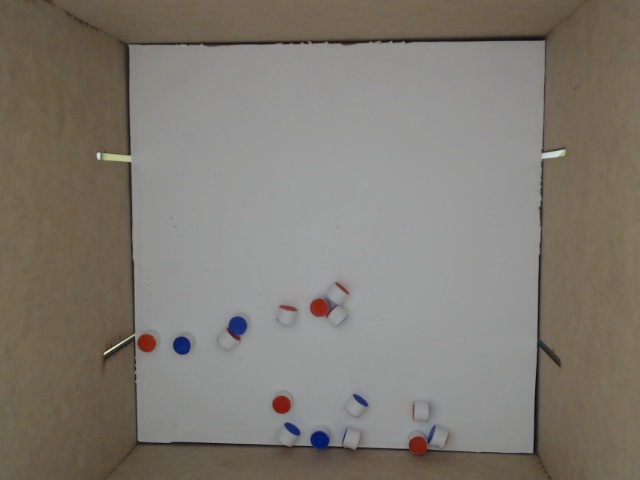
#> input picture AI/cilindros/V3/1.5_v3/11.jpeg, 640 x 480 px, given in place of 68.jpeg, which was not available
$ python aleatorio_main.py   (older library calls are emulated)
#> lines starting #> are read from the running program, lines starting #| are printed output that depends on the picture; after the words box and inside, x2 and y2 are one past the last pixel; in counts of white or black regions, pixels touching at a corner belong together; pictures that were not available may be replaced by others from this repository, and a replacement may not be noted
### AI/aleatorio.py
from cv2 import imshow
import circle, color
import cv2
import numpy as np
import imutils
from prettytable import PrettyTable
import random

def analise(frame):
    detected_circles = circle.analise_circle(frame)

    try:
        for n in range(len(detected_circles[0])):
            frame_cor = frame.copy()
            cor = color.analise_color(circle.cut_circle(frame_cor, detected_circles, n))
            if cor == "blue":
                cilindros["blue"] += 1
            else:
                cilindros["red"] += 1
    except:
        pass

# [7 lines left out: function p, not called in this run]


pasta =  './cilindros/cartolina/V3/1.5_v3/'
n_amostra_parcial = 25
n_amostra_total = 100

qnt_inicial = 16
cilindros = {"red": 0, "blue": 0}

pos = [int(i) for i in range(n_amostra_total)]

N = 2
for i in range(N):
    random.shuffle(pos)

qnt = qnt_inicial
for i in range(n_amostra_parcial):
    frame_path = pasta + str(pos[i]) + '.jpeg'
    frame = cv2.imread(frame_path, cv2.IMREAD_COLOR)
#> frame is the input picture: shape (480, 640, 3); mean B, G, R 114.1, 122.4, 127.8
    frame = imutils.resize(frame, width=600)
#> frame: shape (450, 600, 3)

    analise(frame)
    qnt += qnt_inicial

qnt -= qnt_inicial

def pegar():
    return p(0)

### AI/circle.py
import cv2
from cv2 import imshow
import numpy as np
import imutils

#kernels

sharp_kernel1 = np.array([[-1, -1, -1], [-1, 9, -1], [-1, -1, -1]])
sharp_kernel2 = np.array([[0, -1, 0], [-1, 5,-1], [0, -1, 0]])
laplacian_kernel = np.array([[0,0,-1,0,0],[0,-1,-2,-1,0],[-1,-2,16,-2,-1],[0,-1,-2,-1,0],[0,0,-1,0,0]])

def sharp_blur(frame, kernel):
    frame = cv2.GaussianBlur(frame, (5, 5), 0)
    image_sharp = cv2.filter2D(src=frame, ddepth=-1, kernel = kernel)
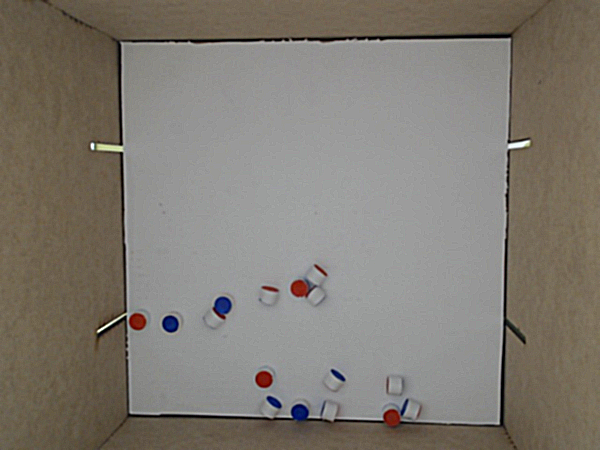
#> image_sharp: shape (450, 600, 3); mean of channels 0, 1, 2 114.2, 122.5, 127.8; drawn as B, G, R
    image_sharp = cv2.GaussianBlur(image_sharp, (5, 5), 0)

    return image_sharp

def laplacian(frame):
    ddepth = cv2.CV_16S
    kernel_size = 3

    laplacian = cv2.filter2D(src=frame, ddepth = -1, kernel = laplacian_kernel)

    #laplacian = cv2.Laplacian(frame, ddepth = -1, ksize=3)
    #laplacian = cv2.convertScaleAbs(laplacian)

    return laplacian

def threshold(frame):
    thres = cv2.threshold(frame,0,255,cv2.THRESH_BINARY+cv2.THRESH_OTSU)[1]
    thres = sharp_blur(thres, sharp_kernel1)

    return thres

def pre(frame):

    kernel = np.ones((3,3),np.uint8)

    frame = sharp_blur(frame, sharp_kernel1)

    hsv = cv2.cvtColor(frame, cv2.COLOR_BGR2HSV)
#> hsv: shape (450, 600, 3); mean H, S, V 35.1, 35.7, 128.7

    low_white = np.array([0, 42, 0])
    high_white = np.array([179, 255, 255]) #90 to 179
    white_mask = cv2.inRange(hsv, low_white, high_white)
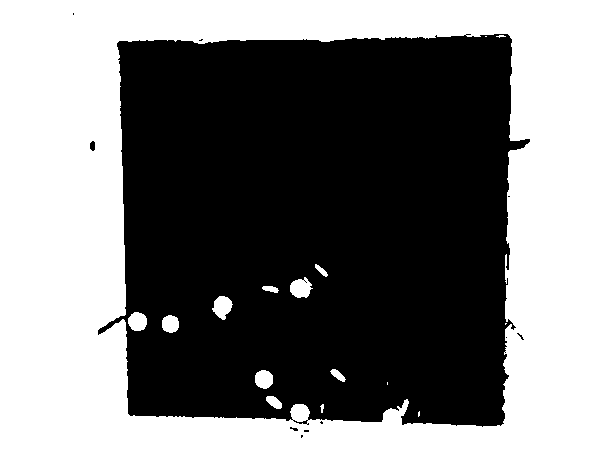
#> white_mask: shape (450, 600); 46.6% white; 16 white regions (5 under 20 px), largest, box (x1, y1, x2, y2) and area: (0, 0, 600, 450) 123851, (290, 277, 313, 298) 333, (212, 296, 233, 320) 326

    low_brown = np.array([5, 10, 10])
    high_brown = np.array([80, 180, 200])
    brown_mask = cv2.inRange(hsv, low_brown, high_brown)
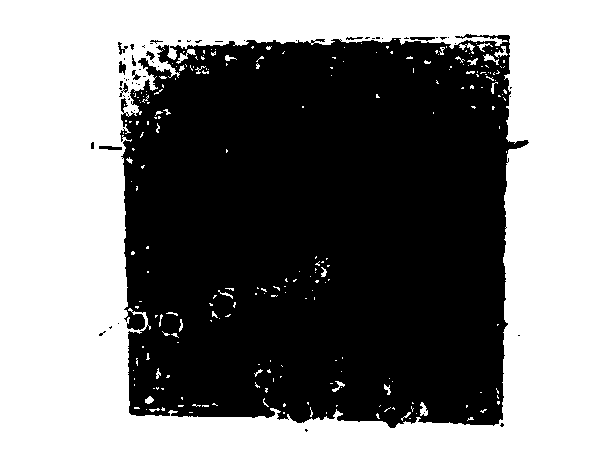
#> brown_mask: shape (450, 600); 48.2% white; 238 white regions (207 under 20 px), largest, box (x1, y1, x2, y2) and area: (0, 0, 600, 450) 127976, (176, 49, 196, 64) 98, (420, 402, 428, 416) 73

    low_falha = np.array([90, 30, 100])
    high_falha = np.array([115, 80, 160])
    falha_mask = cv2.inRange(hsv, low_falha, high_falha)
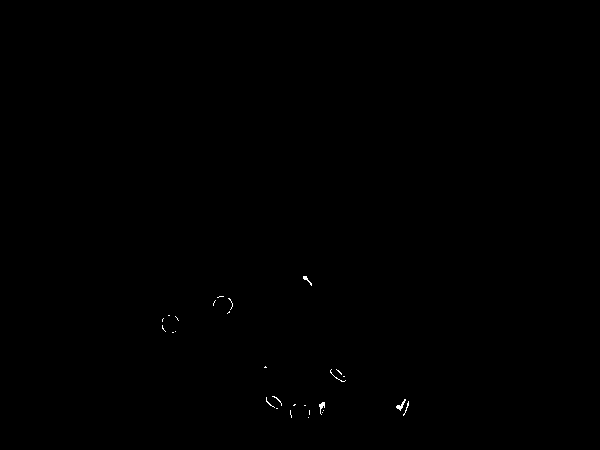
#> falha_mask: shape (450, 600); 0.1% white in thin lines or dots, all inside (x1, y1, x2, y2) = (162, 276, 409, 418)

    mask =  white_mask & cv2.bitwise_not(falha_mask) & cv2.bitwise_not(brown_mask)
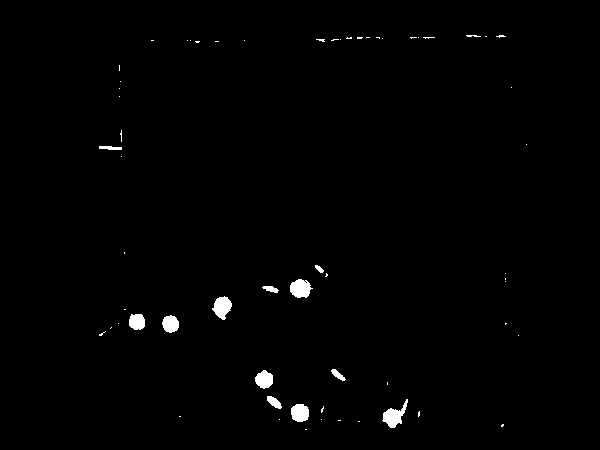
#> mask: shape (450, 600); 0.94% white; 61 white regions (48 under 20 px), largest, box (x1, y1, x2, y2) and area: (382, 399, 408, 428) 331, (290, 279, 313, 298) 314, (212, 296, 232, 320) 304
    masked = cv2.bitwise_and(frame, frame, mask=mask)

    frame = mask

    frame = sharp_blur(frame, sharp_kernel1)
    frame = laplacian(frame)

    frame = threshold(frame)
#> in threshold, `thres = cv2.threshold(frame,0,255,cv2.THRESH_BINARY+cv2.THRESH_OTSU)[1]`:
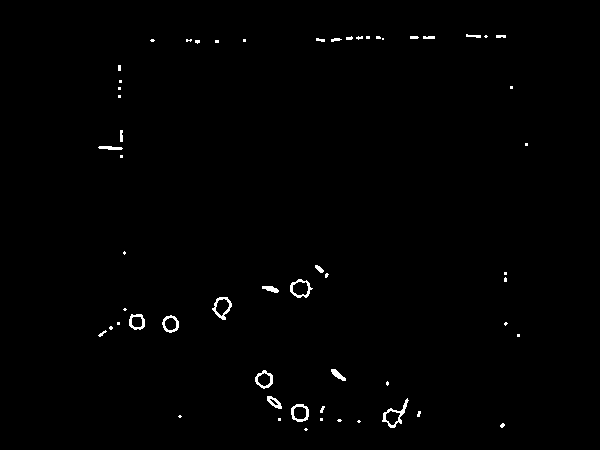
#> thres: shape (450, 600); 0.75% white in thin lines or dots, all inside (x1, y1, x2, y2) = (98, 34, 528, 431)
    frame = sharp_blur(frame, sharp_kernel1)


    return frame

# [7 lines left out: function old_pre, not called in this run]


def circles(img):
    detected_circles = cv2.HoughCircles(img,
                          cv2.HOUGH_GRADIENT,
                          dp=1,
                          minDist= 10,
                          param1=20,
                          param2=18,
                          minRadius= 6,
                          maxRadius=12)
#> detected_circles = [[299.5, 411.5, 9.6], [263.5, 378.5, 9.1], [170.5, 323.5, 8.2], [224.5, 305.5, 7.4], [299.5, 287.5, 6.9]]

    return detected_circles


def see_circles(detected_circles, img):
    if detected_circles is not None:

        detected_circles = np.uint16(np.around(detected_circles))
#> detected_circles = [[300, 412, 10], [264, 378, 9], [170, 324, 8], [224, 306, 7], [300, 288, 7]]

        for pt in detected_circles[0, :]:
            a, b, r = pt[0], pt[1], pt[2]
            cv2.circle(img, (a, b), r, (0, 255, 0), 1)
            cv2.circle(img, (a, b), 1, (0, 0, 255), 1)
#> this loop made 5 passes
        cv2.imshow("Detected Circle", img)
        cv2.waitKey(0)

def analise_circle(frame):
    img = pre(frame)
    detected_circles = circles(img)
    show_img = frame.copy()
    see_circles(detected_circles, show_img)
    return detected_circles


def cut_circle(frame, detected_circles, n):
    x, y, r =  [round(i) for i in detected_circles[0][n]]

    dimention = [frame.shape[0], frame.shape[1]]
    r_mask = max(dimention)
    cv2.circle(frame, (x, y), r+(round(r_mask/2)), (255, 255, 255), r_mask)
    return frame


'''

import cv2
import numpy as np
import imutils


def pre(frame):

    hsv = cv2.cvtColor(frame, cv2.COLOR_BGR2HSV)


    low_white = np.array([0, 42, 0])
    high_white = np.array([179, 255, 255]) #90 to 179
    white_mask = cv2.inRange(hsv, low_white, high_white)

    low_brown = np.array([5, 10, 10])
    high_brown = np.array([70, 140, 180])
    brown_mask = cv2.inRange(hsv, low_brown, high_brown)

    low_falha = np.array([90, 30, 100])
    high_falha = np.array([115, 80, 160])
    falha_mask = cv2.inRange(hsv, low_falha, high_falha)

    mask =  white_mask & cv2.bitwise_not(falha_mask) & cv2.bitwise_not(brown_mask)
    masked = cv2.bitwise_and(frame, frame, mask=mask)
    #cv2.imshow("mask", masked)
    #cv2.waitKey(0)

    grey = mask


    #grey = cv2.cvtColor(frame, cv2.COLOR_BGRA2GRAY)

    #blur
    kernel = np.ones((5,5),np.uint8)
    grey = cv2.GaussianBlur(grey,(9,9),0)
    grey = cv2.morphologyEx(grey, cv2.MORPH_OPEN, kernel)
    grey = cv2.morphologyEx(grey, cv2.MORPH_CLOSE, kernel)

    # [11 lines of commented-out code are left out]

    img = grey
    return img

def circles(img):
    detected_circles = cv2.HoughCircles(img,
                          cv2.HOUGH_GRADIENT,
                          dp=1,
                          minDist= 10,
                          param1=50,
                          param2=13,
                          minRadius= 1,
                          maxRadius=15)

    return detected_circles


def see_circles(detected_circles, img):
    if detected_circles is not None:

        detected_circles = np.uint16(np.around(detected_circles))

        for pt in detected_circles[0, :]:
            a, b, r = pt[0], pt[1], pt[2]
            cv2.circle(img, (a, b), r, (0, 255, 0), 1)
            cv2.circle(img, (a, b), 1, (0, 0, 255), 1)
        cv2.imshow("Detected Circle", img)
        cv2.waitKey(0)

def analise_circle(frame):
    img = pre(frame)
    detected_circles = circles(img)
    show_img = frame.copy()
    see_circles(detected_circles, show_img)
    return detected_circles


def cut_circle(frame, detected_circles, n):
    x, y, r =  [round(i) for i in detected_circles[0][n]]

    dimention = [frame.shape[0], frame.shape[1]]
    r_mask = max(dimention)
    cv2.circle(frame, (x, y), r+(round(r_mask/2)), (255, 255, 255), r_mask)
    return frame


'''

### AI/color.py
import numpy as np
import cv2

'''
lower = {'red': (0, 50, 70),
         'green': (36, 0, 0),
         'blue': (90, 50, 70)}

upper = {'red': (9, 255, 255),
         'green': (89, 255, 255),
         'blue': (128, 255, 255)}

colors = {'red': (0, 0, 255),
          'green': (0, 255, 0),
          'blue': (255, 0, 0)}
'''

lower = {'blue': (90, 50, 70)}
upper = {'blue': (128, 255, 255)}
colors = {'blue': (255, 0, 0)}

minR = 0.5

def analise_color(frame):
    hsv = cv2.cvtColor(frame, cv2.COLOR_BGR2HSV)
    for key, value in upper.items():
        kernel = np.ones((9, 9), np.uint8)
        mask = cv2.inRange(hsv, lower[key], upper[key])
        mask = cv2.morphologyEx(mask, cv2.MORPH_OPEN, kernel)
        mask = cv2.morphologyEx(mask, cv2.MORPH_CLOSE, kernel)

        cnts = cv2.findContours(mask.copy(), cv2.RETR_EXTERNAL,
                                cv2.CHAIN_APPROX_SIMPLE)[-2]
        center = None

        if len(cnts) > 0:
            c = max(cnts, key=cv2.contourArea)
            ((x, y), radius) = cv2.minEnclosingCircle(c)
            M = cv2.moments(c)
            center = (int(M["m10"] / M["m00"]), int(M["m01"] / M["m00"]))

            if radius > minR:

                '''
                cv2.circle(frame, (int(x), int(y)),
                        int(radius), colors[key], 2)
                cv2.putText(frame, key + " face", (int(x-radius), int(y - radius)),
                            cv2.FONT_HERSHEY_SIMPLEX, 0.6, colors[key], 2)

                cv2.imshow("Frame", frame)
                cv2.waitKey(0)

                '''

                return key
            else:
                pass
    return 0


'''
color_dict_HSV = {'black': [[180, 255, 30], [0, 0, 0]],
              'white': [[180, 18, 255], [0, 0, 231]],
              'red1': [[180, 255, 255], [159, 50, 70]],
              'red2': [[9, 255, 255], [0, 50, 70]],
              'green': [[89, 255, 255], [36, 50, 70]],
              'blue': [[128, 255, 255], [90, 50, 70]],
              'yellow': [[35, 255, 255], [25, 50, 70]],
              'purple': [[158, 255, 255], [129, 50, 70]],
              'orange': [[24, 255, 255], [10, 50, 70]],
              'gray': [[180, 18, 230], [0, 0, 40]]}
'''

### AI/aleatorio_main.py

import importlib
import aleatorio
#> in analise, `detected_circles = circle.analise_circle(frame)`: detected_circles = [[299.5, 411.5, 9.6], [263.5, 378.5, 9.1], [170.5, 323.5, 8.2], [224.5, 305.5, 7.4], [299.5, 287.5, 6.9]]
#> the loop in analise, `for n in range(len(detected_circles[0])):` made 5 passes
#> (x in cut_circle, y in cut_circle, r in cut_circle, cor) on passes 1 to 5: (300, 412, 10, 'blue'), (264, 378, 9, 0), (170, 324, 8, 'blue'), (224, 306, 7, 'blue'), (300, 288, 7, 0)
#> after the loop in analise, `for n in range(len(detected_circles[0])):`:
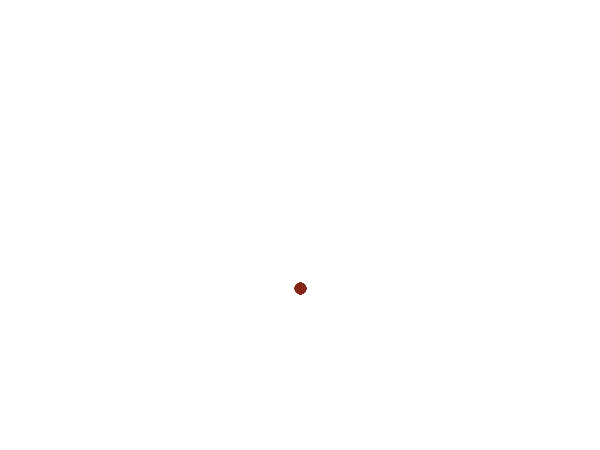
#> frame_cor: shape (450, 600, 3); mean B, G, R 254.9, 254.9, 254.9
#> after the loop in analise, `for n in range(len(detected_circles[0])):`: cilindros = {'red': 2, 'blue': 3}
#> pass 2 of the loop `for i in range(n_amostra_parcial):`:
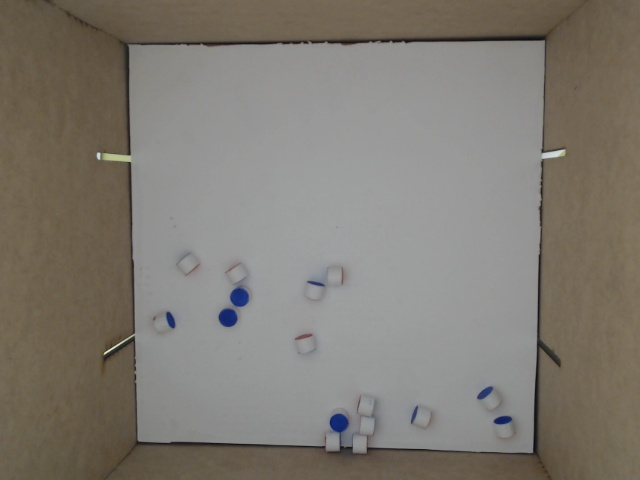
#> input picture AI/cilindros/V3/1.5_v3/13.jpeg, 640 x 480 px, given in place of 96.jpeg, which was not available
#> frame is the input picture: shape (480, 640, 3); mean B, G, R 114.5, 122.7, 127.6
#> in pre (call 2), `white_mask = cv2.inRange(hsv, low_white, high_white)`:
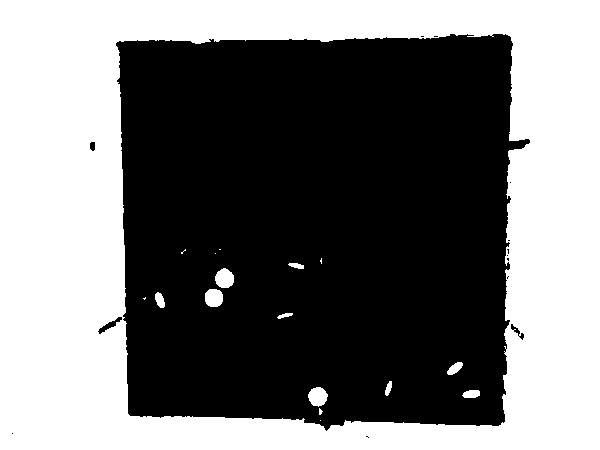
#> white_mask: shape (450, 600); 46.1% white; 17 white regions (7 under 20 px), largest, box (x1, y1, x2, y2) and area: (0, 0, 600, 450) 123043, (215, 268, 234, 288) 293, (308, 387, 328, 407) 292
#> brown_mask: shape (450, 600); 48.1% white; 263 white regions (232 under 20 px), largest, box (x1, y1, x2, y2) and area: (0, 0, 600, 450) 127389, (466, 390, 491, 416) 212, (389, 386, 409, 403) 137
#> falha_mask: shape (450, 600); 0.13% white in thin lines or dots, all inside (x1, y1, x2, y2) = (155, 259, 481, 416)
#> mask: shape (450, 600); 0.58% white; 63 white regions (52 under 20 px), largest, box (x1, y1, x2, y2) and area: (308, 387, 328, 407) 270, (216, 269, 234, 288) 260, (205, 289, 223, 307) 254
#> in threshold (call 2), `thres = cv2.threshold(frame,0,255,cv2.THRESH_BINARY+cv2.THRESH_OTSU)[1]`:
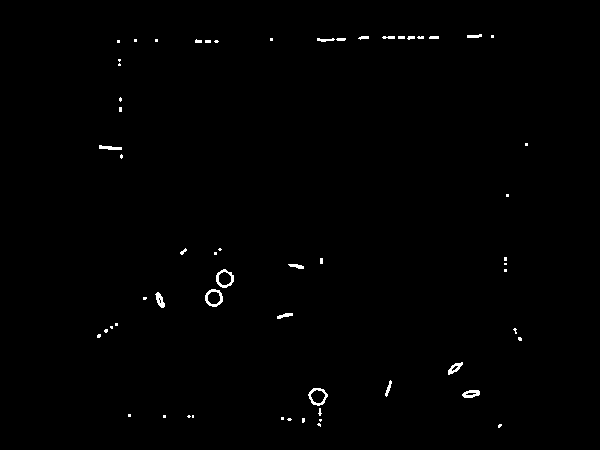
#> thres: shape (450, 600); 0.6% white; 59 white regions (39 under 20 px), largest, box (x1, y1, x2, y2) and area: (205, 289, 223, 307) 134, (216, 269, 234, 288) 132, (308, 388, 328, 406) 130
#> the loop in see_circles (call 2), `for pt in detected_circles[0, :]:` made 3 passes
#> (a, b, r) on passes 1 to 3: (214, 298, 10), (318, 396, 9), (224, 278, 9)
#> the loop in analise (call 2), `for n in range(len(detected_circles[0])):` made 3 passes
#> (the run stopped early here; a loop or call above may not have finished)
